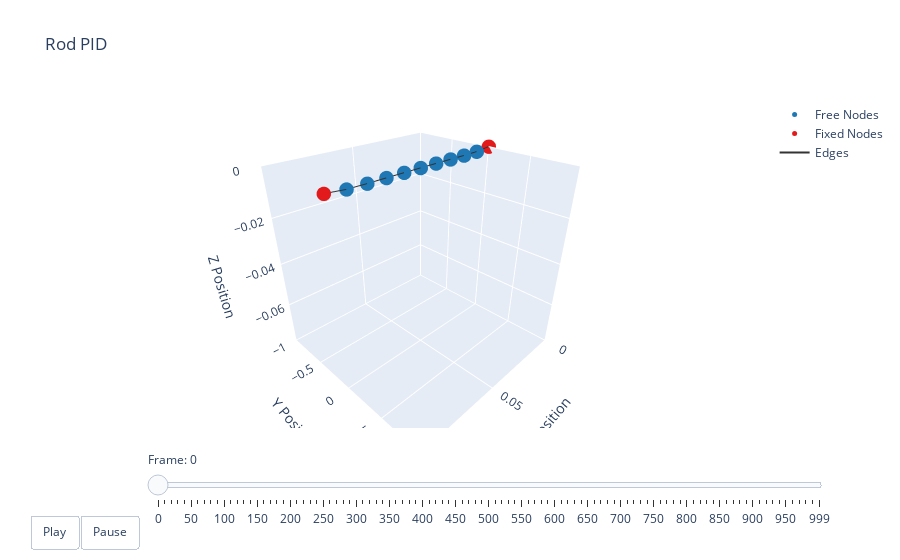

Write notebook code for a chart like this one.
### Code cell
t = np.arange(robot.sim_params.total_time, step=robot.sim_params.dt)
options = dismech.AnimationOptions(title='Rod PID', plot_step=10)

fig = dismech.get_interactive_animation_plotly(robot, t, qs, options)
fig.show()

### Figure 1 — Plotly figure (JSON) as saved in the notebook; plotly's stock layout.template omitted (floating-point values rounded to 4 significant figures)
{"data": [{"marker": {"color": "#1f78b4", "size": 5}, "mode": "markers", "name": "Free Nodes", "type": "scatter3d", "x": [0.009994, 0.02, 0.03, 0.04, 0.05, 0.06, 0.07, 0.08, 0.09001], "y": [0.0, 0.0, 0.0, 0.0, 0.0, 0.0, 0.0, 0.0, 0.0], "z": [-0.000659, -0.0007287, -0.0006903, -0.0006701, -0.0006662, -0.0006701, -0.0006903, -0.0007287, -0.000659]}, {"marker": {"color": "#e31a1c", "size": 5}, "mode": "markers", "name": "Fixed Nodes", "type": "scatter3d", "x": [0.0, 0.1], "y": [0.0, 0.0], "z": [0.0, 0.0]}, {"line": {"color": "#333333", "width": 2}, "mode": "lines", "name": "Edges", "type": "scatter3d", "x": [0, 0.009994, null, 0.009994, 0.02, null, 0.02, 0.03, null, 0.03, 0.04, null, 0.04, 0.05, null, 0.05, 0.06, null, 0.06, 0.07, null, 0.07, 0.08, null, 0.08, 0.09001, null, 0.09001, 0.1, null], "y": [0, 0, null, 0, 0, null, 0, 0, null, 0, 0, null, 0, 0, null, 0, 0, null, 0, 0, null, 0, 0, null, 0, 0, null, 0, 0, null], "z": [0, -0.000659, null, -0.000659, -0.0007287, null, -0.0007287, -0.0006903, null, -0.0006903, -0.0006701, null, -0.0006701, -0.0006662, null, -0.0006662, -0.0006701, null, -0.0006701, -0.0006903, null, -0.0006903, -0.0007287, null, -0.0007287, -0.000659, null, -0.000659, 0, null]}, {"color": "rgba(166, 206, 227, 0.7)", "i": [], "j": [], "k": [], "name": "Faces", "opacity": 0.7, "showscale": false, "type": "mesh3d", "x": [0.0, 0.009994, 0.02, 0.03, 0.04, 0.05, 0.06, 0.07, 0.08, 0.09001, 0.1], "y": [0.0, 0.0, 0.0, 0.0, 0.0, 0.0, 0.0, 0.0, 0.0, 0.0, 0.0], "z": [0.0, -0.000659, -0.0007287, -0.0006903, -0.0006701, -0.0006662, -0.0006701, -0.0006903, -0.0007287, -0.000659, 0.0]}], "layout": {"scene": {"camera": {"eye": {"x": 1.225, "y": 1.225, "z": 1.0}}, "xaxis": {"range": [0, 0.1], "title": {"text": "X Position"}}, "yaxis": {"range": [0, 0], "title": {"text": "Y Position"}}, "zaxis": {"range": [-0.07956, 0], "title": {"text": "Z Position"}}}, "sliders": [{"currentvalue": {"prefix": "Frame: "}, "steps": [{"args": [["0"], {"frame": {"duration": 50, "redraw": true}, "mode": "immediate"}], "label": "0", "method": "animate"}, {"args": [["1"], {"frame": {"duration": 50, "redraw": true}, "mode": "immediate"}], "label": "10", "method": "animate"}, {"args": [["2"], {"frame": {"duration": 50, "redraw": true}, "mode": "immediate"}], "label": "20", "method": "animate"}, {"args": [["3"], {"frame": {"duration": 50, "redraw": true}, "mode": "immediate"}], "label": "30", "method": "animate"}, {"args": [["4"], {"frame": {"duration": 50, "redraw": true}, "mode": "immediate"}], "label": "40", "method": "animate"}, {"args": [["5"], {"frame": {"duration": 50, "redraw": true}, "mode": "immediate"}], "label": "50", "method": "animate"}, {"args": [["6"], {"frame": {"duration": 50, "redraw": true}, "mode": "immediate"}], "label": "60", "method": "animate"}, {"args": [["7"], {"frame": {"duration": 50, "redraw": true}, "mode": "immediate"}], "label": "70", "method": "animate"}, {"args": [["8"], {"frame": {"duration": 50, "redraw": true}, "mode": "immediate"}], "label": "80", "method": "animate"}, {"args": [["9"], {"frame": {"duration": 50, "redraw": true}, "mode": "immediate"}], "label": "90", "method": "animate"}, {"args": [["10"], {"frame": {"duration": 50, "redraw": true}, "mode": "immediate"}], "label": "100", "method": "animate"}, {"args": [["11"], {"frame": {"duration": 50, "redraw": true}, "mode": "immediate"}], "label": "110", "method": "animate"}, {"args": [["12"], {"frame": {"duration": 50, "redraw": true}, "mode": "immediate"}], "label": "120", "method": "animate"}, {"args": [["13"], {"frame": {"duration": 50, "redraw": true}, "mode": "immediate"}], "label": "130", "method": "animate"}, {"args": [["14"], {"frame": {"duration": 50, "redraw": true}, "mode": "immediate"}], "label": "140", "method": "animate"}, {"args": [["15"], {"frame": {"duration": 50, "redraw": true}, "mode": "immediate"}], "label": "150", "method": "animate"}, {"args": [["16"], {"frame": {"duration": 50, "redraw": true}, "mode": "immediate"}], "label": "160", "method": "animate"}, {"args": [["17"], {"frame": {"duration": 50, "redraw": true}, "mode": "immediate"}], "label": "170", "method": "animate"}, {"args": [["18"], {"frame": {"duration": 50, "redraw": true}, "mode": "immediate"}], "label": "180", "method": "animate"}, {"args": [["19"], {"frame": {"duration": 50, "redraw": true}, "mode": "immediate"}], "label": "190", "method": "animate"}, {"args": [["20"], {"frame": {"duration": 50, "redraw": true}, "mode": "immediate"}], "label": "200", "method": "animate"}, {"args": [["21"], {"frame": {"duration": 50, "redraw": true}, "mode": "immediate"}], "label": "210", "method": "animate"}, {"args": [["22"], {"frame": {"duration": 50, "redraw": true}, "mode": "immediate"}], "label": "220", "method": "animate"}, {"args": [["23"], {"frame": {"duration": 50, "redraw": true}, "mode": "immediate"}], "label": "230", "method": "animate"}, {"args": [["24"], {"frame": {"duration": 50, "redraw": true}, "mode": "immediate"}], "label": "240", "method": "animate"}, {"args": [["25"], {"frame": {"duration": 50, "redraw": true}, "mode": "immediate"}], "label": "250", "method": "animate"}, {"args": [["26"], {"frame": {"duration": 50, "redraw": true}, "mode": "immediate"}], "label": "260", "method": "animate"}, {"args": [["27"], {"frame": {"duration": 50, "redraw": true}, "mode": "immediate"}], "label": "270", "method": "animate"}, {"args": [["28"], {"frame": {"duration": 50, "redraw": true}, "mode": "immediate"}], "label": "280", "method": "animate"}, {"args": [["29"], {"frame": {"duration": 50, "redraw": true}, "mode": "immediate"}], "label": "290", "method": "animate"}, {"args": [["30"], {"frame": {"duration": 50, "redraw": true}, "mode": "immediate"}], "label": "300", "method": "animate"}, {"args": [["31"], {"frame": {"duration": 50, "redraw": true}, "mode": "immediate"}], "label": "310", "method": "animate"}, {"args": [["32"], {"frame": {"duration": 50, "redraw": true}, "mode": "immediate"}], "label": "320", "method": "animate"}, {"args": [["33"], {"frame": {"duration": 50, "redraw": true}, "mode": "immediate"}], "label": "330", "method": "animate"}, {"args": [["34"], {"frame": {"duration": 50, "redraw": true}, "mode": "immediate"}], "label": "340", "method": "animate"}, {"args": [["35"], {"frame": {"duration": 50, "redraw": true}, "mode": "immediate"}], "label": "350", "method": "animate"}, {"args": [["36"], {"frame": {"duration": 50, "redraw": true}, "mode": "immediate"}], "label": "360", "method": "animate"}, {"args": [["37"], {"frame": {"duration": 50, "redraw": true}, "mode": "immediate"}], "label": "370", "method": "animate"}, {"args": [["38"], {"frame": {"duration": 50, "redraw": true}, "mode": "immediate"}], "label": "380", "method": "animate"}, {"args": [["39"], {"frame": {"duration": 50, "redraw": true}, "mode": "immediate"}], "label": "390", "method": "animate"}, {"args": [["40"], {"frame": {"duration": 50, "redraw": true}, "mode": "immediate"}], "label": "400", "method": "animate"}, {"args": [["41"], {"frame": {"duration": 50, "redraw": true}, "mode": "immediate"}], "label": "410", "method": "animate"}, {"args": [["42"], {"frame": {"duration": 50, "redraw": true}, "mode": "immediate"}], "label": "420", "method": "animate"}, {"args": [["43"], {"frame": {"duration": 50, "redraw": true}, "mode": "immediate"}], "label": "430", "method": "animate"}, {"args": [["44"], {"frame": {"duration": 50, "redraw": true}, "mode": "immediate"}], "label": "440", "method": "animate"}, {"args": [["45"], {"frame": {"duration": 50, "redraw": true}, "mode": "immediate"}], "label": "450", "method": "animate"}, {"args": [["46"], {"frame": {"duration": 50, "redraw": true}, "mode": "immediate"}], "label": "460", "method": "animate"}, {"args": [["47"], {"frame": {"duration": 50, "redraw": true}, "mode": "immediate"}], "label": "470", "method": "animate"}, {"args": [["48"], {"frame": {"duration": 50, "redraw": true}, "mode": "immediate"}], "label": "480", "method": "animate"}, {"args": [["49"], {"frame": {"duration": 50, "redraw": true}, "mode": "immediate"}], "label": "490", "method": "animate"}, {"args": [["50"], {"frame": {"duration": 50, "redraw": true}, "mode": "immediate"}], "label": "500", "method": "animate"}, {"args": [["51"], {"frame": {"duration": 50, "redraw": true}, "mode": "immediate"}], "label": "510", "method": "animate"}, {"args": [["52"], {"frame": {"duration": 50, "redraw": true}, "mode": "immediate"}], "label": "520", "method": "animate"}, {"args": [["53"], {"frame": {"duration": 50, "redraw": true}, "mode": "immediate"}], "label": "530", "method": "animate"}, {"args": [["54"], {"frame": {"duration": 50, "redraw": true}, "mode": "immediate"}], "label": "540", "method": "animate"}, {"args": [["55"], {"frame": {"duration": 50, "redraw": true}, "mode": "immediate"}], "label": "550", "method": "animate"}, {"args": [["56"], {"frame": {"duration": 50, "redraw": true}, "mode": "immediate"}], "label": "560", "method": "animate"}, {"args": [["57"], {"frame": {"duration": 50, "redraw": true}, "mode": "immediate"}], "label": "570", "method": "animate"}, {"args": [["58"], {"frame": {"duration": 50, "redraw": true}, "mode": "immediate"}], "label": "580", "method": "animate"}, {"args": [["59"], {"frame": {"duration": 50, "redraw": true}, "mode": "immediate"}], "label": "590", "method": "animate"}, {"args": [["60"], {"frame": {"duration": 50, "redraw": true}, "mode": "immediate"}], "label": "600", "method": "animate"}, {"args": [["61"], {"frame": {"duration": 50, "redraw": true}, "mode": "immediate"}], "label": "610", "method": "animate"}, {"args": [["62"], {"frame": {"duration": 50, "redraw": true}, "mode": "immediate"}], "label": "620", "method": "animate"}, {"args": [["63"], {"frame": {"duration": 50, "redraw": true}, "mode": "immediate"}], "label": "630", "method": "animate"}, {"args": [["64"], {"frame": {"duration": 50, "redraw": true}, "mode": "immediate"}], "label": "640", "method": "animate"}, {"args": [["65"], {"frame": {"duration": 50, "redraw": true}, "mode": "immediate"}], "label": "650", "method": "animate"}, {"args": [["66"], {"frame": {"duration": 50, "redraw": true}, "mode": "immediate"}], "label": "660", "method": "animate"}, {"args": [["67"], {"frame": {"duration": 50, "redraw": true}, "mode": "immediate"}], "label": "670", "method": "animate"}, {"args": [["68"], {"frame": {"duration": 50, "redraw": true}, "mode": "immediate"}], "label": "680", "method": "animate"}, {"args": [["69"], {"frame": {"duration": 50, "redraw": true}, "mode": "immediate"}], "label": "690", "method": "animate"}, {"args": [["70"], {"frame": {"duration": 50, "redraw": true}, "mode": "immediate"}], "label": "700", "method": "animate"}, {"args": [["71"], {"frame": {"duration": 50, "redraw": true}, "mode": "immediate"}], "label": "710", "method": "animate"}, {"args": [["72"], {"frame": {"duration": 50, "redraw": true}, "mode": "immediate"}], "label": "720", "method": "animate"}, {"args": [["73"], {"frame": {"duration": 50, "redraw": true}, "mode": "immediate"}], "label": "730", "method": "animate"}, {"args": [["74"], {"frame": {"duration": 50, "redraw": true}, "mode": "immediate"}], "label": "740", "method": "animate"}, {"args": [["75"], {"frame": {"duration": 50, "redraw": true}, "mode": "immediate"}], "label": "750", "method": "animate"}, {"args": [["76"], {"frame": {"duration": 50, "redraw": true}, "mode": "immediate"}], "label": "760", "method": "animate"}, {"args": [["77"], {"frame": {"duration": 50, "redraw": true}, "mode": "immediate"}], "label": "770", "method": "animate"}, {"args": [["78"], {"frame": {"duration": 50, "redraw": true}, "mode": "immediate"}], "label": "780", "method": "animate"}, {"args": [["79"], {"frame": {"duration": 50, "redraw": true}, "mode": "immediate"}], "label": "790", "method": "animate"}, {"args": [["80"], {"frame": {"duration": 50, "redraw": true}, "mode": "immediate"}], "label": "800", "method": "animate"}, {"args": [["81"], {"frame": {"duration": 50, "redraw": true}, "mode": "immediate"}], "label": "810", "method": "animate"}, {"args": [["82"], {"frame": {"duration": 50, "redraw": true}, "mode": "immediate"}], "label": "820", "method": "animate"}, {"args": [["83"], {"frame": {"duration": 50, "redraw": true}, "mode": "immediate"}], "label": "830", "method": "animate"}, {"args": [["84"], {"frame": {"duration": 50, "redraw": true}, "mode": "immediate"}], "label": "840", "method": "animate"}, {"args": [["85"], {"frame": {"duration": 50, "redraw": true}, "mode": "immediate"}], "label": "850", "method": "animate"}, {"args": [["86"], {"frame": {"duration": 50, "redraw": true}, "mode": "immediate"}], "label": "860", "method": "animate"}, {"args": [["87"], {"frame": {"duration": 50, "redraw": true}, "mode": "immediate"}], "label": "870", "method": "animate"}, {"args": [["88"], {"frame": {"duration": 50, "redraw": true}, "mode": "immediate"}], "label": "880", "method": "animate"}, {"args": [["89"], {"frame": {"duration": 50, "redraw": true}, "mode": "immediate"}], "label": "890", "method": "animate"}, {"args": [["90"], {"frame": {"duration": 50, "redraw": true}, "mode": "immediate"}], "label": "900", "method": "animate"}, {"args": [["91"], {"frame": {"duration": 50, "redraw": true}, "mode": "immediate"}], "label": "910", "method": "animate"}, {"args": [["92"], {"frame": {"duration": 50, "redraw": true}, "mode": "immediate"}], "label": "920", "method": "animate"}, {"args": [["93"], {"frame": {"duration": 50, "redraw": true}, "mode": "immediate"}], "label": "930", "method": "animate"}, {"args": [["94"], {"frame": {"duration": 50, "redraw": true}, "mode": "immediate"}], "label": "940", "method": "animate"}, {"args": [["95"], {"frame": {"duration": 50, "redraw": true}, "mode": "immediate"}], "label": "950", "method": "animate"}, {"args": [["96"], {"frame": {"duration": 50, "redraw": true}, "mode": "immediate"}], "label": "960", "method": "animate"}, {"args": [["97"], {"frame": {"duration": 50, "redraw": true}, "mode": "immediate"}], "label": "970", "method": "animate"}, {"args": [["98"], {"frame": {"duration": 50, "redraw": true}, "mode": "immediate"}], "label": "980", "method": "animate"}, {"args": [["99"], {"frame": {"duration": 50, "redraw": true}, "mode": "immediate"}], "label": "990", "method": "animate"}, {"args": [["100"], {"frame": {"duration": 50, "redraw": true}, "mode": "immediate"}], "label": "999", "method": "animate"}], "transition": {"duration": 0}, "x": 0.1, "y": 0}], "title": {"text": "Rod PID"}, "updatemenus": [{"buttons": [{"args": [null, {"frame": {"duration": 50, "redraw": true}, "fromcurrent": true}], "label": "Play", "method": "animate"}, {"args": [[null], {"frame": {"duration": 0, "redraw": true}, "mode": "immediate"}], "label": "Pause", "method": "animate"}], "direction": "left", "pad": {"r": 10, "t": 87}, "showactive": false, "type": "buttons", "x": 0.1, "xanchor": "right", "y": 0, "yanchor": "top"}]}}
